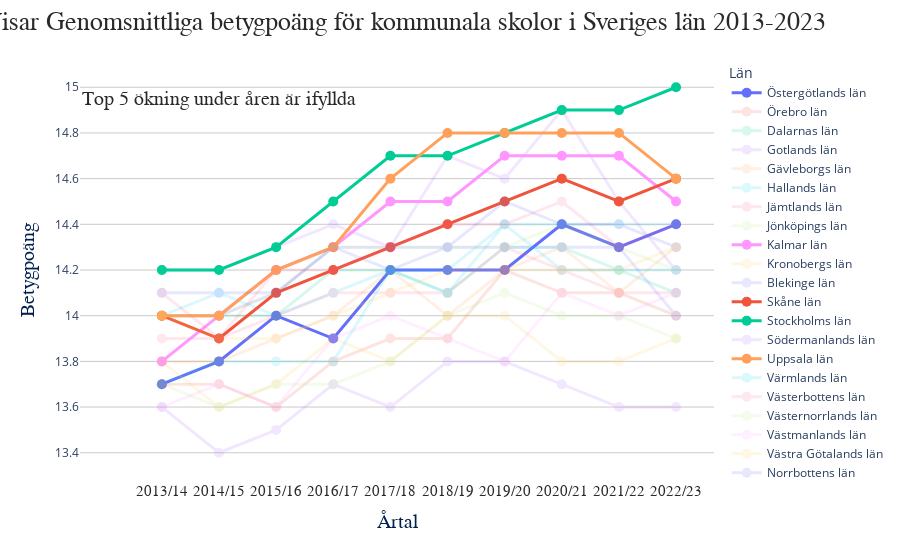

Source (notebook cell):
### Markdown cell above
## Genomsnittliga betygpoäng för kommunal skolor i sveriges län

### Code cell
fig = px.line(
    df_hs_graduate,
    x="Årtal",
    y="Betygpoäng",
    color="Län",
    markers= True,
)
for trace in fig.data:
    if trace.name in top_5_diff:
        trace.opacity= 1
    else:
        trace.opacity= 0.15
        trace.text= None
fig.update_layout(
    title="Visar Genomsnittliga betygpoäng för kommunala skolor i Sveriges län 2013-2023",
    title_x=0.45,
    title_font=dict(
        family="Calirbi",
        size=26,
        color=colors["GRAY1"],
    ),
    plot_bgcolor= "white",
)
fig.update_yaxes(
    title_font=dict(
        family="Ariel",
        size=20,
        color=colors["BLUE2"],
    ),
    showgrid= True,
    gridcolor= colors["GRAY2"]
)
fig.update_xaxes(
    title_font=dict(
        family="Ariel",
        size=20,
        color=colors["BLUE2"],
    ),
    tickfont=dict(
        family="Calibi",
        color=colors["GRAY1"],
        size=15,
    ),
)
fig.update_traces(
    line= dict(
        width= 3,
    ),
    marker= dict(
        size= 10
    ),
)
fig.add_annotation(
    text= "Top 5 ökning under åren är ifyllda",
    x= 1,
    y= 15,
    yanchor= "top",
    showarrow= False,
    font= dict(
        family= "Calibri",
        color= colors["GRAY1"],
        size= 20
    ),
)

pio.write_html(fig, "Visualizations/plot_2.A.html")
fig.show()

### Figure 1 — Plotly figure (JSON) as saved in the notebook; plotly's stock layout.template omitted (floating-point values rounded to 4 significant figures)
{"data": [{"hovertemplate": "Län=Östergötlands län<br>Årtal=%{x}<br>Betygpoäng=%{y}<extra></extra>", "legendgroup": "Östergötlands län", "line": {"color": "#636efa", "dash": "solid", "width": 3}, "marker": {"size": 10, "symbol": "circle"}, "mode": "lines+markers", "name": "Östergötlands län", "opacity": 1, "orientation": "v", "showlegend": true, "type": "scatter", "x": ["2013/14", "2014/15", "2015/16", "2016/17", "2017/18", "2018/19", "2019/20", "2020/21", "2021/22", "2022/23"], "xaxis": "x", "y": [13.7, 13.8, 14, 13.9, 14.2, 14.2, 14.2, 14.4, 14.3, 14.4], "yaxis": "y"}, {"hovertemplate": "Län=Örebro län<br>Årtal=%{x}<br>Betygpoäng=%{y}<extra></extra>", "legendgroup": "Örebro län", "line": {"color": "#EF553B", "dash": "solid", "width": 3}, "marker": {"size": 10, "symbol": "circle"}, "mode": "lines+markers", "name": "Örebro län", "opacity": 0.15, "orientation": "v", "showlegend": true, "type": "scatter", "x": ["2013/14", "2014/15", "2015/16", "2016/17", "2017/18", "2018/19", "2019/20", "2020/21", "2021/22", "2022/23"], "xaxis": "x", "y": [13.7, 13.7, 13.6, 13.8, 13.9, 13.9, 14.2, 14.1, 14.1, 14], "yaxis": "y"}, {"hovertemplate": "Län=Dalarnas län<br>Årtal=%{x}<br>Betygpoäng=%{y}<extra></extra>", "legendgroup": "Dalarnas län", "line": {"color": "#00cc96", "dash": "solid", "width": 3}, "marker": {"size": 10, "symbol": "circle"}, "mode": "lines+markers", "name": "Dalarnas län", "opacity": 0.15, "orientation": "v", "showlegend": true, "type": "scatter", "x": ["2013/14", "2014/15", "2015/16", "2016/17", "2017/18", "2018/19", "2019/20", "2020/21", "2021/22", "2022/23"], "xaxis": "x", "y": [14, 14, 14, 14.2, 14.2, 14.1, 14.3, 14.3, 14.2, 14.1], "yaxis": "y"}, {"hovertemplate": "Län=Gotlands län<br>Årtal=%{x}<br>Betygpoäng=%{y}<extra></extra>", "legendgroup": "Gotlands län", "line": {"color": "#ab63fa", "dash": "solid", "width": 3}, "marker": {"size": 10, "symbol": "circle"}, "mode": "lines+markers", "name": "Gotlands län", "opacity": 0.15, "orientation": "v", "showlegend": true, "type": "scatter", "x": ["2013/14", "2014/15", "2015/16", "2016/17", "2017/18", "2018/19", "2019/20", "2020/21", "2021/22", "2022/23"], "xaxis": "x", "y": [14.2, 14.2, 14.3, 14.4, 14.3, 14.7, 14.6, 14.9, 14.5, 14.2], "yaxis": "y"}, {"hovertemplate": "Län=Gävleborgs län<br>Årtal=%{x}<br>Betygpoäng=%{y}<extra></extra>", "legendgroup": "Gävleborgs län", "line": {"color": "#FFA15A", "dash": "solid", "width": 3}, "marker": {"size": 10, "symbol": "circle"}, "mode": "lines+markers", "name": "Gävleborgs län", "opacity": 0.15, "orientation": "v", "showlegend": true, "type": "scatter", "x": ["2013/14", "2014/15", "2015/16", "2016/17", "2017/18", "2018/19", "2019/20", "2020/21", "2021/22", "2022/23"], "xaxis": "x", "y": [13.8, 13.8, 13.9, 14, 14.2, 14, 14.2, 14.3, 14.1, 14.3], "yaxis": "y"}, {"hovertemplate": "Län=Hallands län<br>Årtal=%{x}<br>Betygpoäng=%{y}<extra></extra>", "legendgroup": "Hallands län", "line": {"color": "#19d3f3", "dash": "solid", "width": 3}, "marker": {"size": 10, "symbol": "circle"}, "mode": "lines+markers", "name": "Hallands län", "opacity": 0.15, "orientation": "v", "showlegend": true, "type": "scatter", "x": ["2013/14", "2014/15", "2015/16", "2016/17", "2017/18", "2018/19", "2019/20", "2020/21", "2021/22", "2022/23"], "xaxis": "x", "y": [14, 14.1, 14, 14.1, 14.2, 14.2, 14.4, 14.4, 14.4, 14.4], "yaxis": "y"}, {"hovertemplate": "Län=Jämtlands län<br>Årtal=%{x}<br>Betygpoäng=%{y}<extra></extra>", "legendgroup": "Jämtlands län", "line": {"color": "#FF6692", "dash": "solid", "width": 3}, "marker": {"size": 10, "symbol": "circle"}, "mode": "lines+markers", "name": "Jämtlands län", "opacity": 0.15, "orientation": "v", "showlegend": true, "type": "scatter", "x": ["2013/14", "2014/15", "2015/16", "2016/17", "2017/18", "2018/19", "2019/20", "2020/21", "2021/22", "2022/23"], "xaxis": "x", "y": [13.9, 13.9, 14, 14.1, 14.1, 14.1, 14.3, 14.2, 14.1, 14.1], "yaxis": "y"}, {"hovertemplate": "Län=Jönköpings län<br>Årtal=%{x}<br>Betygpoäng=%{y}<extra></extra>", "legendgroup": "Jönköpings län", "line": {"color": "#B6E880", "dash": "solid", "width": 3}, "marker": {"size": 10, "symbol": "circle"}, "mode": "lines+markers", "name": "Jönköpings län", "opacity": 0.15, "orientation": "v", "showlegend": true, "type": "scatter", "x": ["2013/14", "2014/15", "2015/16", "2016/17", "2017/18", "2018/19", "2019/20", "2020/21", "2021/22", "2022/23"], "xaxis": "x", "y": [14, 14, 14.1, 14.3, 14.3, 14.3, 14.3, 14.4, 14.3, 14.2], "yaxis": "y"}, {"hovertemplate": "Län=Kalmar län<br>Årtal=%{x}<br>Betygpoäng=%{y}<extra></extra>", "legendgroup": "Kalmar län", "line": {"color": "#FF97FF", "dash": "solid", "width": 3}, "marker": {"size": 10, "symbol": "circle"}, "mode": "lines+markers", "name": "Kalmar län", "opacity": 1, "orientation": "v", "showlegend": true, "type": "scatter", "x": ["2013/14", "2014/15", "2015/16", "2016/17", "2017/18", "2018/19", "2019/20", "2020/21", "2021/22", "2022/23"], "xaxis": "x", "y": [13.8, 14, 14.2, 14.3, 14.5, 14.5, 14.7, 14.7, 14.7, 14.5], "yaxis": "y"}, {"hovertemplate": "Län=Kronobergs län<br>Årtal=%{x}<br>Betygpoäng=%{y}<extra></extra>", "legendgroup": "Kronobergs län", "line": {"color": "#FECB52", "dash": "solid", "width": 3}, "marker": {"size": 10, "symbol": "circle"}, "mode": "lines+markers", "name": "Kronobergs län", "opacity": 0.15, "orientation": "v", "showlegend": true, "type": "scatter", "x": ["2013/14", "2014/15", "2015/16", "2016/17", "2017/18", "2018/19", "2019/20", "2020/21", "2021/22", "2022/23"], "xaxis": "x", "y": [13.8, 13.6, 13.7, 13.9, 13.8, 14, 14, 13.8, 13.8, 13.9], "yaxis": "y"}, {"hovertemplate": "Län=Blekinge län<br>Årtal=%{x}<br>Betygpoäng=%{y}<extra></extra>", "legendgroup": "Blekinge län", "line": {"color": "#636efa", "dash": "solid", "width": 3}, "marker": {"size": 10, "symbol": "circle"}, "mode": "lines+markers", "name": "Blekinge län", "opacity": 0.15, "orientation": "v", "showlegend": true, "type": "scatter", "x": ["2013/14", "2014/15", "2015/16", "2016/17", "2017/18", "2018/19", "2019/20", "2020/21", "2021/22", "2022/23"], "xaxis": "x", "y": [14, 14, 14.1, 14.3, 14.2, 14.3, 14.3, 14.3, 14.3, 14], "yaxis": "y"}, {"hovertemplate": "Län=Skåne län<br>Årtal=%{x}<br>Betygpoäng=%{y}<extra></extra>", "legendgroup": "Skåne län", "line": {"color": "#EF553B", "dash": "solid", "width": 3}, "marker": {"size": 10, "symbol": "circle"}, "mode": "lines+markers", "name": "Skåne län", "opacity": 1, "orientation": "v", "showlegend": true, "type": "scatter", "x": ["2013/14", "2014/15", "2015/16", "2016/17", "2017/18", "2018/19", "2019/20", "2020/21", "2021/22", "2022/23"], "xaxis": "x", "y": [14, 13.9, 14.1, 14.2, 14.3, 14.4, 14.5, 14.6, 14.5, 14.6], "yaxis": "y"}, {"hovertemplate": "Län=Stockholms län<br>Årtal=%{x}<br>Betygpoäng=%{y}<extra></extra>", "legendgroup": "Stockholms län", "line": {"color": "#00cc96", "dash": "solid", "width": 3}, "marker": {"size": 10, "symbol": "circle"}, "mode": "lines+markers", "name": "Stockholms län", "opacity": 1, "orientation": "v", "showlegend": true, "type": "scatter", "x": ["2013/14", "2014/15", "2015/16", "2016/17", "2017/18", "2018/19", "2019/20", "2020/21", "2021/22", "2022/23"], "xaxis": "x", "y": [14.2, 14.2, 14.3, 14.5, 14.7, 14.7, 14.8, 14.9, 14.9, 15], "yaxis": "y"}, {"hovertemplate": "Län=Södermanlands län<br>Årtal=%{x}<br>Betygpoäng=%{y}<extra></extra>", "legendgroup": "Södermanlands län", "line": {"color": "#ab63fa", "dash": "solid", "width": 3}, "marker": {"size": 10, "symbol": "circle"}, "mode": "lines+markers", "name": "Södermanlands län", "opacity": 0.15, "orientation": "v", "showlegend": true, "type": "scatter", "x": ["2013/14", "2014/15", "2015/16", "2016/17", "2017/18", "2018/19", "2019/20", "2020/21", "2021/22", "2022/23"], "xaxis": "x", "y": [13.6, 13.4, 13.5, 13.7, 13.6, 13.8, 13.8, 13.7, 13.6, 13.6], "yaxis": "y"}, {"hovertemplate": "Län=Uppsala län<br>Årtal=%{x}<br>Betygpoäng=%{y}<extra></extra>", "legendgroup": "Uppsala län", "line": {"color": "#FFA15A", "dash": "solid", "width": 3}, "marker": {"size": 10, "symbol": "circle"}, "mode": "lines+markers", "name": "Uppsala län", "opacity": 1, "orientation": "v", "showlegend": true, "type": "scatter", "x": ["2013/14", "2014/15", "2015/16", "2016/17", "2017/18", "2018/19", "2019/20", "2020/21", "2021/22", "2022/23"], "xaxis": "x", "y": [14, 14, 14.2, 14.3, 14.6, 14.8, 14.8, 14.8, 14.8, 14.6], "yaxis": "y"}, {"hovertemplate": "Län=Värmlands län<br>Årtal=%{x}<br>Betygpoäng=%{y}<extra></extra>", "legendgroup": "Värmlands län", "line": {"color": "#19d3f3", "dash": "solid", "width": 3}, "marker": {"size": 10, "symbol": "circle"}, "mode": "lines+markers", "name": "Värmlands län", "opacity": 0.15, "orientation": "v", "showlegend": true, "type": "scatter", "x": ["2013/14", "2014/15", "2015/16", "2016/17", "2017/18", "2018/19", "2019/20", "2020/21", "2021/22", "2022/23"], "xaxis": "x", "y": [13.7, 13.8, 13.8, 13.8, 14.2, 14.1, 14.4, 14.2, 14.2, 14.2], "yaxis": "y"}, {"hovertemplate": "Län=Västerbottens län<br>Årtal=%{x}<br>Betygpoäng=%{y}<extra></extra>", "legendgroup": "Västerbottens län", "line": {"color": "#FF6692", "dash": "solid", "width": 3}, "marker": {"size": 10, "symbol": "circle"}, "mode": "lines+markers", "name": "Västerbottens län", "opacity": 0.15, "orientation": "v", "showlegend": true, "type": "scatter", "x": ["2013/14", "2014/15", "2015/16", "2016/17", "2017/18", "2018/19", "2019/20", "2020/21", "2021/22", "2022/23"], "xaxis": "x", "y": [14.1, 13.9, 14.2, 14.2, 14.3, 14.4, 14.4, 14.5, 14.3, 14.4], "yaxis": "y"}, {"hovertemplate": "Län=Västernorrlands län<br>Årtal=%{x}<br>Betygpoäng=%{y}<extra></extra>", "legendgroup": "Västernorrlands län", "line": {"color": "#B6E880", "dash": "solid", "width": 3}, "marker": {"size": 10, "symbol": "circle"}, "mode": "lines+markers", "name": "Västernorrlands län", "opacity": 0.15, "orientation": "v", "showlegend": true, "type": "scatter", "x": ["2013/14", "2014/15", "2015/16", "2016/17", "2017/18", "2018/19", "2019/20", "2020/21", "2021/22", "2022/23"], "xaxis": "x", "y": [13.7, 13.6, 13.7, 13.7, 13.8, 14, 14.1, 14, 14, 13.9], "yaxis": "y"}, {"hovertemplate": "Län=Västmanlands län<br>Årtal=%{x}<br>Betygpoäng=%{y}<extra></extra>", "legendgroup": "Västmanlands län", "line": {"color": "#FF97FF", "dash": "solid", "width": 3}, "marker": {"size": 10, "symbol": "circle"}, "mode": "lines+markers", "name": "Västmanlands län", "opacity": 0.15, "orientation": "v", "showlegend": true, "type": "scatter", "x": ["2013/14", "2014/15", "2015/16", "2016/17", "2017/18", "2018/19", "2019/20", "2020/21", "2021/22", "2022/23"], "xaxis": "x", "y": [13.6, 13.7, 13.6, 13.9, 14, 13.9, 13.8, 14.1, 14, 14.1], "yaxis": "y"}, {"hovertemplate": "Län=Västra Götalands län<br>Årtal=%{x}<br>Betygpoäng=%{y}<extra></extra>", "legendgroup": "Västra Götalands län", "line": {"color": "#FECB52", "dash": "solid", "width": 3}, "marker": {"size": 10, "symbol": "circle"}, "mode": "lines+markers", "name": "Västra Götalands län", "opacity": 0.15, "orientation": "v", "showlegend": true, "type": "scatter", "x": ["2013/14", "2014/15", "2015/16", "2016/17", "2017/18", "2018/19", "2019/20", "2020/21", "2021/22", "2022/23"], "xaxis": "x", "y": [14, 13.9, 13.9, 14, 14.1, 14.2, 14.2, 14.2, 14.2, 14.3], "yaxis": "y"}, {"hovertemplate": "Län=Norrbottens län<br>Årtal=%{x}<br>Betygpoäng=%{y}<extra></extra>", "legendgroup": "Norrbottens län", "line": {"color": "#636efa", "dash": "solid", "width": 3}, "marker": {"size": 10, "symbol": "circle"}, "mode": "lines+markers", "name": "Norrbottens län", "opacity": 0.15, "orientation": "v", "showlegend": true, "type": "scatter", "x": ["2013/14", "2014/15", "2015/16", "2016/17", "2017/18", "2018/19", "2019/20", "2020/21", "2021/22", "2022/23"], "xaxis": "x", "y": [14.1, 14.1, 14.1, 14.3, 14.3, 14.3, 14.5, 14.4, 14.4, 14.3], "yaxis": "y"}], "layout": {"annotations": [{"font": {"color": "#292929", "family": "Calibri", "size": 20}, "showarrow": false, "text": "Top 5 ökning under åren är ifyllda", "x": 1, "y": 15, "yanchor": "top"}], "legend": {"title": {"text": "Län"}, "tracegroupgap": 0}, "margin": {"t": 60}, "plot_bgcolor": "white", "title": {"font": {"color": "#292929", "family": "Calirbi", "size": 26}, "text": "Visar Genomsnittliga betygpoäng för kommunala skolor i Sveriges län 2013-2023", "x": 0.45}, "xaxis": {"anchor": "y", "domain": [0, 1], "tickfont": {"color": "#292929", "family": "Calibi", "size": 15}, "title": {"font": {"color": "#00204E", "family": "Ariel", "size": 20}, "text": "Årtal"}}, "yaxis": {"anchor": "x", "domain": [0, 1], "gridcolor": "#cacaca", "showgrid": true, "title": {"font": {"color": "#00204E", "family": "Ariel", "size": 20}, "text": "Betygpoäng"}}}}
